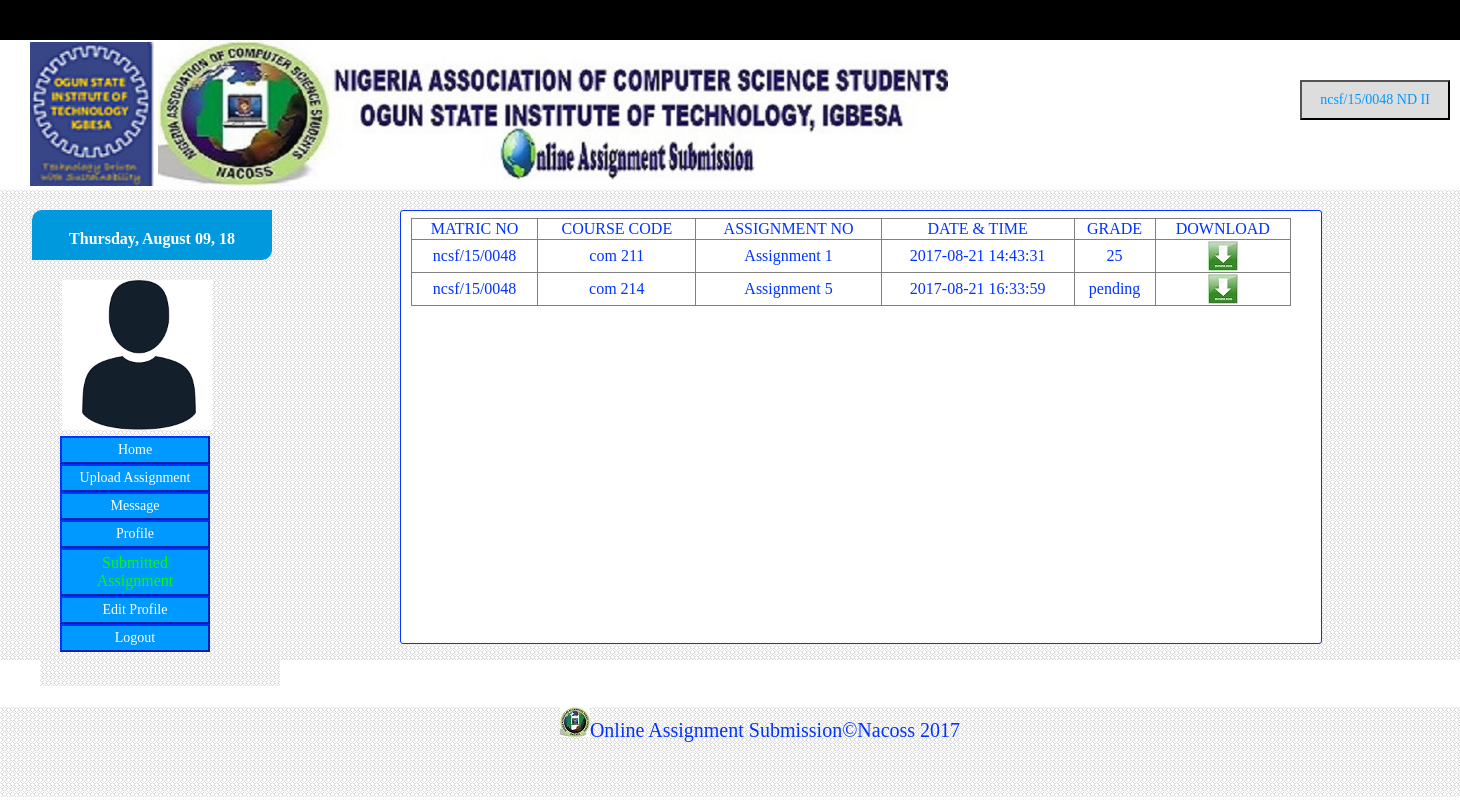
/subassignment.php (signed in), run on the app's committed database.
### tables this page shows
CREATE TABLE `assignment` (
  `id` int(100) NOT NULL auto_increment,
  `assno` varchar(30) NOT NULL,
  `coursecode` varchar(30) NOT NULL,
  `file` text NOT NULL,
  `time` timestamp NOT NULL default CURRENT_TIMESTAMP on update CURRENT_TIMESTAMP,
  `status` varchar(30) NOT NULL default 'pending',
  `matricno` varchar(30) NOT NULL,
  PRIMARY KEY  (`id`),
  UNIQUE KEY `id` (`id`)
);

### subassignment.php (the view, shortened to what this page needs)
<!DOCTYPE html PUBLIC "-//W3C//DTD XHTML 1.0 Transitional//EN" "http://www.w3.org/TR/xhtml1/DTD/xhtml1-transitional.dtd">
<html xmlns="http://www.w3.org/1999/xhtml">
<head>
<link href="index.css" rel="stylesheet" type="text/css" />
<link href="hover.css" rel="stylesheet" type="text/css" />
</head>
<body>
<?php include('header.php');?>
<div class="dropdown"><button class="button"> <?php echo "$_SESSION[matric] $_SESSION[level]"; ?> </button>
</div>
<div class="container">
<div class="time">
<?php
$dt = new DateTime();
echo $dt->format('l,  F d,  y');
?>
<div class="image">
<img src="<?php  echo $_SESSION[image] ?> " width="150px" height="150px" />
</div>
</div>
<div class="stdmenu">
<a href="stddashboard.php"> <button class=menubutton>Home</button></a> <br />
<a href="studentpage.php"> <button class=menubutton>Upload Assignment</button></a> <br />
<a href="message.php"> <button class=menubutton>Message</button></a><br />
<a href="studentprofile.php"> <button class=menubutton>Profile</button></a><br />
<a href="subassignment.php"> <button class=menuactive>Submitted Assignment</button></a><br />
<a href="editprofile.php"> <button class=menubutton>Edit Profile</button></a><br />
<a href="logout1.php"> <button class=menubutton>Logout</button></a><br />
</div>
<div class="subassignment" >
<table width="880"  border=1 style="border-collapse:collapse;">
            <tr><td>MATRIC NO</td><td>COURSE CODE</td><td>ASSIGNMENT NO</td>
            <td>DATE & TIME</td><td>GRADE</td><td>DOWNLOAD</td></tr>
<?php
$sel= "SELECT * FROM assignment WHERE matricno = '$_SESSION[matric]'";
$query = mysql_query($sel) or die(mysql_error());
$num = mysql_num_rows($query);
while($num > 0){
$fetch = mysql_fetch_array($query);
echo"<tr><td>".$fetch['matricno']."</td><td>".$fetch['coursecode']."</td>
<td>".$fetch['assno']."</td><td>".$fetch['time']."</td>
<td>".$fetch['status']."</td><td><a href=$fetch[file]><img src=image/dsmall.jpg></a></td>";
$num=$num-1;
}
?>
</table>
</div>
</div>
<?php include('footer.php'); ?>
</body>
</html>

### index.css (style rules this page uses)
body { padding:0px; margin:auto; }
.container { width:100%; height:470px; background-image:url(image/bg.png); background-repeat:repeat; position:absolute; top:190px; }
.dropdown { position: absolute; display: inline-block; left:1300px; top: 20px; }
.time { position:absolute; width:200px; height:10px; background-color:#09d; font-family:cambria; top:20px; left:32px; border-top-left-radius: 10px; border-bottom-right-radius: 10px; color:#FFf; font-size:16px; padding:20px; font-weight:bolder; text-align:center; }
.stdmenu { position:absolute; top: 240px; left: 40px; width: 220px; height: 250px; padding-left: 20px; padding-top:6px; border-top: none; background-image:url(image/bg.png); }
.image { width:150px; height: 150px; background-color:#CCCCCC; position:absolute; left:30px; top: 70px; }
.menubutton { padding: 4px; color:#FFF; font-family:"Times New Roman", Times, serif; font-size:14px; background-color:#09F; width: 150px; border-color:#03f; }
.menuactive { padding: 4px; color:#0F0; font-family:"Times New Roman", Times, serif; font-size:16px; background-color:#09f; width: 150px; border-color:#03f; }
.subassignment { padding-left:10px; border:1px solid #03f; padding-right:10px; padding-bottom:5px; padding-top:7px; top:20px; text-align:center; left:400px; position:absolute; background-color:#fff; border-radius: 3px; color:#03f; font-family:cambria; font-size:16px; overflow:scroll; width:900px; height:420px; }

### hover.css (style rules this page uses)
.dropdown { position:absolute; display: inline-block; top: 80px; }
.button { padding:10px; background-color:#ddd; color:#09f; font-size:14px; font-family:cambria; width: 150px }

### header.css (style rules this page uses)
body { background:#fff; margin:0px; padding:0px; }

### data on the page
assignment: matricno "ncsf/15/0048", coursecode "com 211", assno "Assignment 1", time "2017-08-21 14:43:31", status "25"
assignment: matricno "ncsf/15/0048", coursecode "com 214", assno "Assignment 5", time "2017-08-21 16:33:59", status "pending"

### other printed values
$_SESSION[matric] "ncsf/15/0048"
$_SESSION[level] "ND II"
